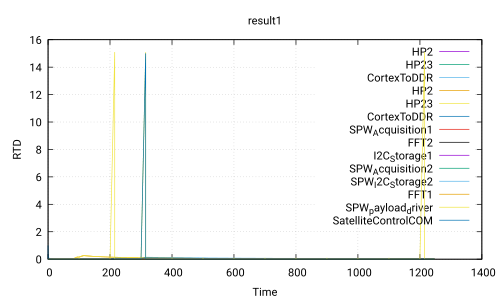

gnuplot code for this plot:
 set title 'result1'
 set ylabel 'RTD'
 set xlabel 'Time'
 set grid
 set term pdf
 set output 'Use_case_DoubleCamera_noSafety.ATIPPIC0.executable300.0_20.0.pdf'
 plot 'Use_case_DoubleCamera_noSafety.ATIPPIC0.executable300.0_20.0.csv' using 1:2 with lines title 'HP2','Use_case_DoubleCamera_noSafety.ATIPPIC0.executable300.0_20.0.csv' using 1:3 with lines title 'HP23','Use_case_DoubleCamera_noSafety.ATIPPIC0.executable300.0_20.0.csv' using 1:4 with lines title 'CortexToDDR','Use_case_DoubleCamera_noSafety.ATIPPIC0.executable300.0_20.0.csv' using 1:5 with lines title 'HP2','Use_case_DoubleCamera_noSafety.ATIPPIC0.executable300.0_20.0.csv' using 1:6 with lines title 'HP23','Use_case_DoubleCamera_noSafety.ATIPPIC0.executable300.0_20.0.csv' using 1:7 with lines title 'CortexToDDR','Use_case_DoubleCamera_noSafety.ATIPPIC0.executable300.0_20.0.csv' using 1:8 with lines title 'SPW_Acquisition1','Use_case_DoubleCamera_noSafety.ATIPPIC0.executable300.0_20.0.csv' using 1:9 with lines title 'FFT2','Use_case_DoubleCamera_noSafety.ATIPPIC0.executable300.0_20.0.csv' using 1:10 with lines title 'I2C_Storage1','Use_case_DoubleCamera_noSafety.ATIPPIC0.executable300.0_20.0.csv' using 1:11 with lines title 'SPW_Acquisition2','Use_case_DoubleCamera_noSafety.ATIPPIC0.executable300.0_20.0.csv' using 1:12 with lines title 'SPW_I2C_Storage2','Use_case_DoubleCamera_noSafety.ATIPPIC0.executable300.0_20.0.csv' using 1:13 with lines title 'FFT1','Use_case_DoubleCamera_noSafety.ATIPPIC0.executable300.0_20.0.csv' using 1:14 with lines title 'SPW_payload_driver','Use_case_DoubleCamera_noSafety.ATIPPIC0.executable300.0_20.0.csv' using 1:15 with lines title 'SatelliteControlCOM'
